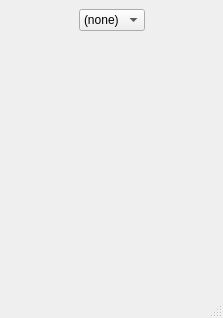
<?xml version="1.0" encoding="UTF-8"?>
<ui version="4.0">
 <class>MainWindow</class>
 <widget class="QMainWindow" name="MainWindow">
  <property name="geometry">
   <rect>
    <x>0</x>
    <y>0</y>
    <width>223</width>
    <height>318</height>
   </rect>
  </property>
  <property name="windowTitle">
   <string>MainWindow</string>
  </property>
  <widget class="QWidget" name="centralwidget">
   <layout class="QVBoxLayout" name="verticalLayout">
    <item>
     <layout class="QGridLayout" name="gridLayout">
      <item row="0" column="1">
       <widget class="QComboBox" name="monster">
        <item>
         <property name="text">
          <string>(none)</string>
         </property>
        </item>
       </widget>
      </item>
      <item row="0" column="0">
       <spacer name="horizontalSpacer">
        <property name="orientation">
         <enum>Qt::Horizontal</enum>
        </property>
        <property name="sizeHint" stdset="0">
         <size>
          <width>40</width>
          <height>20</height>
         </size>
        </property>
       </spacer>
      </item>
      <item row="0" column="2">
       <spacer name="horizontalSpacer_2">
        <property name="orientation">
         <enum>Qt::Horizontal</enum>
        </property>
        <property name="sizeHint" stdset="0">
         <size>
          <width>40</width>
          <height>20</height>
         </size>
        </property>
       </spacer>
      </item>
      <item row="4" column="0" colspan="3">
       <widget class="QLabel" name="monsterDamage">
        <property name="text">
         <string/>
        </property>
       </widget>
      </item>
      <item row="1" column="0" colspan="3">
       <widget class="QLabel" name="monsterName">
        <property name="text">
         <string/>
        </property>
       </widget>
      </item>
      <item row="2" column="0" colspan="3">
       <widget class="QLabel" name="monsterHP">
        <property name="text">
         <string/>
        </property>
       </widget>
      </item>
      <item row="3" column="0" colspan="3">
       <widget class="QLabel" name="monsterMP">
        <property name="text">
         <string/>
        </property>
       </widget>
      </item>
      <item row="5" column="0" colspan="3">
       <widget class="QLabel" name="monsterArmour">
        <property name="text">
         <string/>
        </property>
       </widget>
      </item>
      <item row="6" column="0" colspan="3">
       <widget class="QLabel" name="monsterSpeed">
        <property name="text">
         <string/>
        </property>
       </widget>
      </item>
     </layout>
    </item>
   </layout>
  </widget>
  <widget class="QMenuBar" name="menubar">
   <property name="geometry">
    <rect>
     <x>0</x>
     <y>0</y>
     <width>223</width>
     <height>21</height>
    </rect>
   </property>
  </widget>
  <widget class="QStatusBar" name="statusbar"/>
 </widget>
 <resources/>
 <connections/>
</ui>
